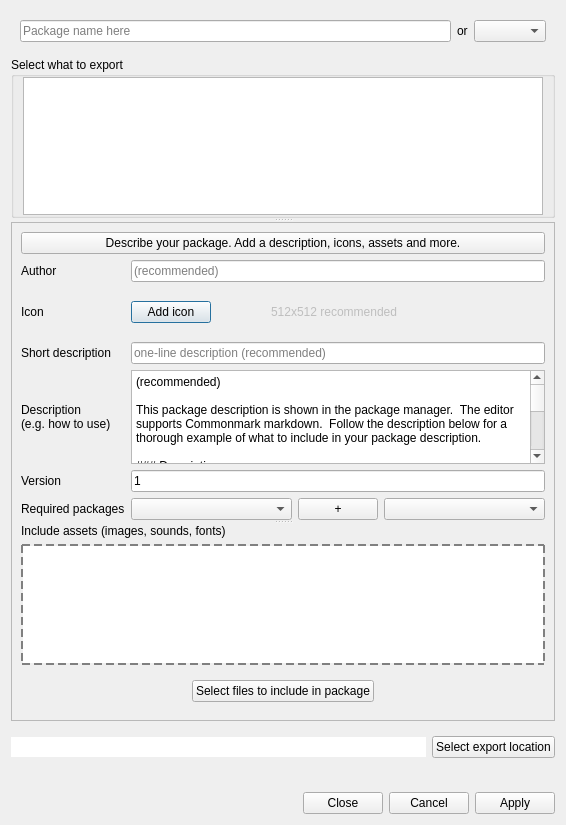
<?xml version="1.0" encoding="UTF-8"?>
<ui version="4.0">
 <class>dlgPackageExporter</class>
 <widget class="QDialog" name="dlgPackageExporter">
  <property name="geometry">
   <rect>
    <x>0</x>
    <y>0</y>
    <width>566</width>
    <height>825</height>
   </rect>
  </property>
  <property name="maximumSize">
   <size>
    <width>16777215</width>
    <height>16777215</height>
   </size>
  </property>
  <property name="windowTitle">
   <string>Package Exporter</string>
  </property>
  <layout class="QVBoxLayout" name="verticalLayout">
   <item>
    <widget class="QWidget" name="widget_newOrExistingPackageName" native="true">
     <layout class="QHBoxLayout" name="horizontalLayout_packageName">
      <item>
       <widget class="QLineEdit" name="lineEdit_packageName">
        <property name="placeholderText">
         <string>Package name here</string>
        </property>
       </widget>
      </item>
      <item>
       <widget class="QLabel" name="label_or">
        <property name="text">
         <string>or</string>
        </property>
       </widget>
      </item>
      <item>
       <widget class="QComboBox" name="packageList">
        <property name="enabled">
         <bool>true</bool>
        </property>
        <property name="editable">
         <bool>false</bool>
        </property>
       </widget>
      </item>
     </layout>
    </widget>
   </item>
   <item>
    <widget class="QSplitter" name="splitter_metadata">
     <property name="sizePolicy">
      <sizepolicy hsizetype="Expanding" vsizetype="Expanding">
       <horstretch>0</horstretch>
       <verstretch>0</verstretch>
      </sizepolicy>
     </property>
     <property name="orientation">
      <enum>Qt::Orientation::Vertical</enum>
     </property>
     <widget class="QGroupBox" name="groupBox_exportSelection">
      <property name="title">
       <string comment="This is the text shown at the top of a groupbox initially and when there is NO items to export in the Package exporter dialogue.">Select what to export</string>
      </property>
      <layout class="QHBoxLayout" name="horizontalLayout">
       <property name="topMargin">
        <number>0</number>
       </property>
       <property name="bottomMargin">
        <number>0</number>
       </property>
       <item>
        <widget class="QTreeWidget" name="treeWidget_exportSelection">
         <attribute name="headerVisible">
          <bool>false</bool>
         </attribute>
         <column>
          <property name="text">
           <string>Check items to export</string>
          </property>
         </column>
        </widget>
       </item>
      </layout>
     </widget>
     <widget class="QFrame" name="frame_metadata">
      <property name="sizePolicy">
       <sizepolicy hsizetype="Expanding" vsizetype="Maximum">
        <horstretch>0</horstretch>
        <verstretch>0</verstretch>
       </sizepolicy>
      </property>
      <property name="frameShape">
       <enum>QFrame::Shape::StyledPanel</enum>
      </property>
      <property name="frameShadow">
       <enum>QFrame::Shadow::Raised</enum>
      </property>
      <layout class="QVBoxLayout" name="verticalLayout_2">
       <item>
        <widget class="QPushButton" name="pushButton_openInfos">
         <property name="focusPolicy">
          <enum>Qt::FocusPolicy::TabFocus</enum>
         </property>
         <property name="text">
          <string>Describe your package. Add a description, icons, assets and more.</string>
         </property>
         <property name="checkable">
          <bool>true</bool>
         </property>
         <property name="autoDefault">
          <bool>false</bool>
         </property>
         <property name="flat">
          <bool>false</bool>
         </property>
        </widget>
       </item>
       <item>
        <widget class="QSplitter" name="splitter_metadataAssets">
         <property name="sizePolicy">
          <sizepolicy hsizetype="Expanding" vsizetype="Expanding">
           <horstretch>0</horstretch>
           <verstretch>0</verstretch>
          </sizepolicy>
         </property>
         <property name="orientation">
          <enum>Qt::Orientation::Vertical</enum>
         </property>
         <widget class="QWidget" name="widget_optionalsForm" native="true">
          <property name="sizePolicy">
           <sizepolicy hsizetype="Expanding" vsizetype="Preferred">
            <horstretch>0</horstretch>
            <verstretch>0</verstretch>
           </sizepolicy>
          </property>
          <layout class="QGridLayout" name="gridLayout_metadata">
           <property name="leftMargin">
            <number>0</number>
           </property>
           <property name="topMargin">
            <number>0</number>
           </property>
           <property name="rightMargin">
            <number>0</number>
           </property>
           <property name="bottomMargin">
            <number>0</number>
           </property>
           <item row="0" column="0">
            <widget class="QLabel" name="label_author">
             <property name="text">
              <string>Author</string>
             </property>
             <property name="buddy">
              <cstring>lineEdit_author</cstring>
             </property>
            </widget>
           </item>
           <item row="0" column="1">
            <widget class="QLineEdit" name="lineEdit_author">
             <property name="sizePolicy">
              <sizepolicy hsizetype="MinimumExpanding" vsizetype="Maximum">
               <horstretch>0</horstretch>
               <verstretch>0</verstretch>
              </sizepolicy>
             </property>
             <property name="focusPolicy">
              <enum>Qt::FocusPolicy::StrongFocus</enum>
             </property>
             <property name="placeholderText">
              <string>(recommended)</string>
             </property>
            </widget>
           </item>
           <item row="1" column="0">
            <widget class="QLabel" name="label_icon">
             <property name="text">
              <string>Icon</string>
             </property>
             <property name="buddy">
              <cstring>pushButton_addIcon</cstring>
             </property>
            </widget>
           </item>
           <item row="1" column="1">
            <widget class="QWidget" name="widget_icon" native="true">
             <layout class="QHBoxLayout" name="horizontalLayout_2">
              <property name="leftMargin">
               <number>0</number>
              </property>
              <property name="topMargin">
               <number>0</number>
              </property>
              <property name="rightMargin">
               <number>0</number>
              </property>
              <property name="bottomMargin">
               <number>0</number>
              </property>
              <item>
               <widget class="QPushButton" name="pushButton_addIcon">
                <property name="sizePolicy">
                 <sizepolicy hsizetype="Fixed" vsizetype="Fixed">
                  <horstretch>0</horstretch>
                  <verstretch>0</verstretch>
                 </sizepolicy>
                </property>
                <property name="toolTip">
                 <string>Icon size of 512x512 recommended</string>
                </property>
                <property name="text">
                 <string>Add icon</string>
                </property>
               </widget>
              </item>
              <item>
               <widget class="QLabel" name="Icon">
                <property name="minimumSize">
                 <size>
                  <width>48</width>
                  <height>48</height>
                 </size>
                </property>
                <property name="maximumSize">
                 <size>
                  <width>48</width>
                  <height>48</height>
                 </size>
                </property>
                <property name="toolTip">
                 <string>Icon size of 512x512 recommended</string>
                </property>
               </widget>
              </item>
              <item>
               <widget class="QLabel" name="label">
                <property name="enabled">
                 <bool>false</bool>
                </property>
                <property name="text">
                 <string>512x512 recommended</string>
                </property>
               </widget>
              </item>
             </layout>
            </widget>
           </item>
           <item row="2" column="0">
            <widget class="QLabel" name="label_shortDescription">
             <property name="text">
              <string>Short description</string>
             </property>
             <property name="buddy">
              <cstring>lineEdit_title</cstring>
             </property>
            </widget>
           </item>
           <item row="2" column="1">
            <widget class="QLineEdit" name="lineEdit_title">
             <property name="maxLength">
              <number>140</number>
             </property>
             <property name="placeholderText">
              <string>one-line description (recommended)</string>
             </property>
            </widget>
           </item>
           <item row="3" column="0">
            <widget class="QLabel" name="label_detailedDescription">
             <property name="text">
              <string>Description
(e.g. how to use)</string>
             </property>
             <property name="buddy">
              <cstring>textEdit_description</cstring>
             </property>
            </widget>
           </item>
           <item row="3" column="1">
            <widget class="dlgPackageExporterDescription" name="textEdit_description">
             <property name="tabChangesFocus">
              <bool>true</bool>
             </property>
             <property name="text">
              <string>(recommended)

This package description is shown in the package manager.  The editor supports Commonmark markdown.  Follow the description below for a thorough example of what to include in your package description.

### Description

A full description of what this package achieves. If the package is game specific then mention that here.  Specify if the package has autoupdating or, if not, add a link in the See Also section below to the code repository.

### Usage

If this package uses aliases, show a few examples and expected output.

`&gt; alias_1`

    output of alias_1  -- indent by four spaces
    more output        -- for code blocks

If this package is a GUI implementation consider adding screenshots by directly dragging and dropping images into this editor.

### See Also

Further reading material. e.g. a link to the Mudlet wiki, forums, Github package repository or webpage.

* https://wiki.mudlet.org/w/Manual:Best_Practices#Package_and_Module_best_practices
* [Link 2 might be a webpage](https://example.org)</string>
             </property>
            </widget>
           </item>
           <item row="4" column="0">
            <widget class="QLabel" name="label_version">
             <property name="text">
              <string>Version</string>
             </property>
             <property name="buddy">
              <cstring>lineEdit_version</cstring>
             </property>
            </widget>
           </item>
           <item row="4" column="1">
            <widget class="QLineEdit" name="lineEdit_version">
             <property name="text">
              <string>1</string>
             </property>
             <property name="placeholderText">
              <string>(recommended)</string>
             </property>
            </widget>
           </item>
           <item row="5" column="0">
            <widget class="QLabel" name="label_requiredPackages">
             <property name="toolTip">
              <string>Does this package make use of other packages? List them here as requirements.</string>
             </property>
             <property name="text">
              <string>Required packages</string>
             </property>
             <property name="buddy">
              <cstring>DependencyList</cstring>
             </property>
            </widget>
           </item>
           <item row="5" column="1">
            <widget class="QWidget" name="widget_requiredPackages" native="true">
             <property name="sizePolicy">
              <sizepolicy hsizetype="Expanding" vsizetype="Preferred">
               <horstretch>0</horstretch>
               <verstretch>0</verstretch>
              </sizepolicy>
             </property>
             <layout class="QHBoxLayout" name="horizontalLayout_dependencies" stretch="1,0,1">
              <property name="leftMargin">
               <number>0</number>
              </property>
              <property name="topMargin">
               <number>0</number>
              </property>
              <property name="rightMargin">
               <number>0</number>
              </property>
              <property name="bottomMargin">
               <number>0</number>
              </property>
              <item>
               <widget class="QComboBox" name="DependencyList">
                <property name="sizePolicy">
                 <sizepolicy hsizetype="Expanding" vsizetype="Fixed">
                  <horstretch>0</horstretch>
                  <verstretch>0</verstretch>
                 </sizepolicy>
                </property>
               </widget>
              </item>
              <item alignment="Qt::AlignmentFlag::AlignHCenter">
               <widget class="QPushButton" name="addDependency">
                <property name="enabled">
                 <bool>true</bool>
                </property>
                <property name="text">
                 <string notr="true">+</string>
                </property>
               </widget>
              </item>
              <item>
               <widget class="QComboBox" name="comboBox_dependencies">
                <property name="sizePolicy">
                 <sizepolicy hsizetype="Expanding" vsizetype="Fixed">
                  <horstretch>0</horstretch>
                  <verstretch>0</verstretch>
                 </sizepolicy>
                </property>
                <property name="toolTip">
                 <string>Does this package make use of other packages? List them here as requirements. Press 'Delete' to remove a package.</string>
                </property>
               </widget>
              </item>
             </layout>
            </widget>
           </item>
          </layout>
         </widget>
         <widget class="QWidget" name="widget_assets" native="true">
          <property name="sizePolicy">
           <sizepolicy hsizetype="Expanding" vsizetype="Preferred">
            <horstretch>0</horstretch>
            <verstretch>0</verstretch>
           </sizepolicy>
          </property>
          <layout class="QVBoxLayout" name="verticalLayout_4">
           <property name="leftMargin">
            <number>0</number>
           </property>
           <property name="rightMargin">
            <number>0</number>
           </property>
           <item>
            <widget class="QLabel" name="label_assets">
             <property name="sizePolicy">
              <sizepolicy hsizetype="Preferred" vsizetype="Minimum">
               <horstretch>0</horstretch>
               <verstretch>0</verstretch>
              </sizepolicy>
             </property>
             <property name="text">
              <string>Include assets (images, sounds, fonts)</string>
             </property>
            </widget>
           </item>
           <item>
            <widget class="QListWidget" name="listWidget_addedFiles">
             <property name="acceptDrops">
              <bool>true</bool>
             </property>
             <property name="toolTip">
              <string>Drag and drop files and folders, or use the browse button below</string>
             </property>
             <property name="styleSheet">
              <string notr="true">QListWidget {
    border-style: dashed;
    border-width: 2px;
    border-color: grey;
}</string>
             </property>
            </widget>
           </item>
           <item>
            <widget class="QWidget" name="widget_addFilesButton" native="true">
             <layout class="QHBoxLayout" name="horizontalLayout_3">
              <property name="spacing">
               <number>0</number>
              </property>
              <property name="leftMargin">
               <number>0</number>
              </property>
              <property name="rightMargin">
               <number>0</number>
              </property>
              <item>
               <spacer name="horizontalSpacer_2">
                <property name="orientation">
                 <enum>Qt::Orientation::Horizontal</enum>
                </property>
                <property name="sizeHint" stdset="0">
                 <size>
                  <width>40</width>
                  <height>20</height>
                 </size>
                </property>
               </spacer>
              </item>
              <item>
               <widget class="QPushButton" name="addFiles">
                <property name="sizePolicy">
                 <sizepolicy hsizetype="Fixed" vsizetype="Fixed">
                  <horstretch>0</horstretch>
                  <verstretch>0</verstretch>
                 </sizepolicy>
                </property>
                <property name="layoutDirection">
                 <enum>Qt::LayoutDirection::LeftToRight</enum>
                </property>
                <property name="text">
                 <string>Select files to include in package</string>
                </property>
               </widget>
              </item>
              <item>
               <spacer name="horizontalSpacer">
                <property name="orientation">
                 <enum>Qt::Orientation::Horizontal</enum>
                </property>
                <property name="sizeHint" stdset="0">
                 <size>
                  <width>40</width>
                  <height>20</height>
                 </size>
                </property>
               </spacer>
              </item>
             </layout>
            </widget>
           </item>
          </layout>
         </widget>
        </widget>
       </item>
      </layout>
     </widget>
    </widget>
   </item>
   <item>
    <widget class="QWidget" name="widget_exportLocation" native="true">
     <layout class="QHBoxLayout" name="horizontalLayout_4">
      <property name="leftMargin">
       <number>0</number>
      </property>
      <property name="rightMargin">
       <number>0</number>
      </property>
      <item>
       <widget class="QLineEdit" name="lineEdit_filePath">
        <property name="frame">
         <bool>false</bool>
        </property>
        <property name="readOnly">
         <bool>true</bool>
        </property>
       </widget>
      </item>
      <item>
       <widget class="QPushButton" name="pushButton_packageLocation">
        <property name="text">
         <string>Select export location</string>
        </property>
       </widget>
      </item>
     </layout>
    </widget>
   </item>
   <item>
    <widget class="QLabel" name="infoLabel">
     <property name="font">
      <font>
       <pointsize>8</pointsize>
      </font>
     </property>
     <property name="text">
      <string/>
     </property>
     <property name="alignment">
      <set>Qt::AlignmentFlag::AlignCenter</set>
     </property>
     <property name="wordWrap">
      <bool>true</bool>
     </property>
    </widget>
   </item>
   <item>
    <widget class="QDialogButtonBox" name="buttonBox">
     <property name="standardButtons">
      <set>QDialogButtonBox::StandardButton::Apply|QDialogButtonBox::StandardButton::Cancel|QDialogButtonBox::StandardButton::Close</set>
     </property>
    </widget>
   </item>
  </layout>
 </widget>
 <customwidgets>
  <customwidget>
   <class>dlgPackageExporterDescription</class>
   <extends>QTextEdit</extends>
   <header>dlgPackageExporter.h</header>
  </customwidget>
 </customwidgets>
 <tabstops>
  <tabstop>pushButton_openInfos</tabstop>
  <tabstop>lineEdit_filePath</tabstop>
 </tabstops>
 <resources/>
 <connections>
  <connection>
   <sender>buttonBox</sender>
   <signal>rejected()</signal>
   <receiver>dlgPackageExporter</receiver>
   <slot>reject()</slot>
   <hints>
    <hint type="sourcelabel">
     <x>334</x>
     <y>814</y>
    </hint>
    <hint type="destinationlabel">
     <x>286</x>
     <y>274</y>
    </hint>
   </hints>
  </connection>
  <connection>
   <sender>buttonBox</sender>
   <signal>accepted()</signal>
   <receiver>dlgPackageExporter</receiver>
   <slot>accept()</slot>
   <hints>
    <hint type="sourcelabel">
     <x>266</x>
     <y>814</y>
    </hint>
    <hint type="destinationlabel">
     <x>157</x>
     <y>274</y>
    </hint>
   </hints>
  </connection>
  <connection>
   <sender>pushButton_openInfos</sender>
   <signal>toggled(bool)</signal>
   <receiver>pushButton_openInfos</receiver>
   <slot>showMenu()</slot>
   <hints>
    <hint type="sourcelabel">
     <x>330</x>
     <y>216</y>
    </hint>
    <hint type="destinationlabel">
     <x>330</x>
     <y>216</y>
    </hint>
   </hints>
  </connection>
  <connection>
   <sender>pushButton_openInfos</sender>
   <signal>toggled(bool)</signal>
   <receiver>splitter_metadataAssets</receiver>
   <slot>setVisible(bool)</slot>
   <hints>
    <hint type="sourcelabel">
     <x>301</x>
     <y>216</y>
    </hint>
    <hint type="destinationlabel">
     <x>282</x>
     <y>480</y>
    </hint>
   </hints>
  </connection>
 </connections>
</ui>
